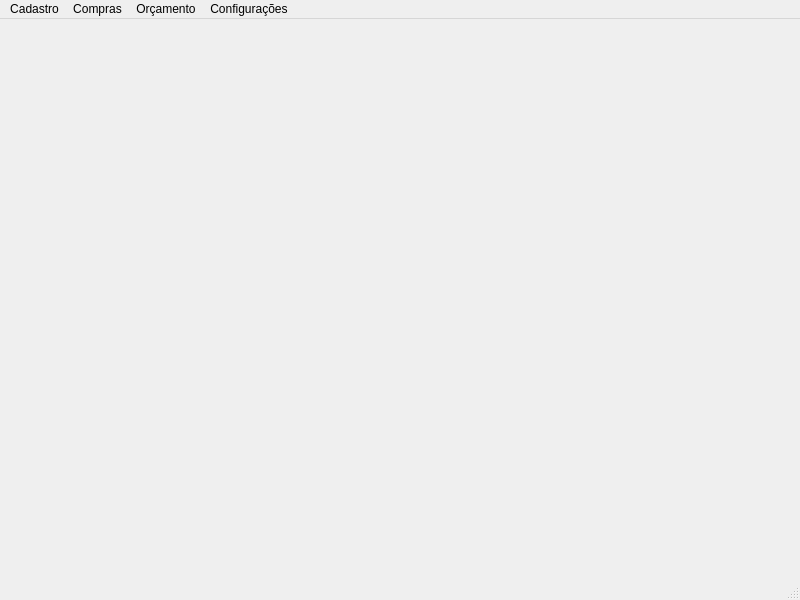
<?xml version="1.0" encoding="UTF-8"?>
<ui version="4.0">
 <class>MainWindow</class>
 <widget class="QMainWindow" name="MainWindow">
  <property name="geometry">
   <rect>
    <x>0</x>
    <y>0</y>
    <width>800</width>
    <height>600</height>
   </rect>
  </property>
  <property name="windowTitle">
   <string>MainWindow</string>
  </property>
  <widget class="QWidget" name="centralwidget"/>
  <widget class="QMenuBar" name="menubar">
   <property name="geometry">
    <rect>
     <x>0</x>
     <y>0</y>
     <width>800</width>
     <height>21</height>
    </rect>
   </property>
   <widget class="QMenu" name="menuCadastro">
    <property name="title">
     <string>Cadastro</string>
    </property>
    <addaction name="actionUsu_rio"/>
    <addaction name="actionProduto"/>
   </widget>
   <widget class="QMenu" name="menuCompras">
    <property name="title">
     <string>Compras</string>
    </property>
    <addaction name="actionCaixa"/>
    <addaction name="actionEstoque"/>
    <addaction name="actionEditar_Estoque"/>
   </widget>
   <widget class="QMenu" name="menuOr_amento">
    <property name="title">
     <string>Orçamento</string>
    </property>
    <addaction name="actionOr_amento_Cliente_Empresa"/>
    <addaction name="actionOr_amento_Papelaria"/>
   </widget>
   <widget class="QMenu" name="menuConfigura_es">
    <property name="title">
     <string>Configurações</string>
    </property>
    <addaction name="actionReset_de_Senha"/>
    <addaction name="actionLogout"/>
   </widget>
   <addaction name="menuCadastro"/>
   <addaction name="menuCompras"/>
   <addaction name="menuOr_amento"/>
   <addaction name="menuConfigura_es"/>
  </widget>
  <widget class="QStatusBar" name="statusbar"/>
  <action name="actionUsu_rio">
   <property name="text">
    <string>Usuário</string>
   </property>
  </action>
  <action name="actionProduto">
   <property name="text">
    <string>Produto</string>
   </property>
  </action>
  <action name="actionCaixa">
   <property name="text">
    <string>Caixa</string>
   </property>
  </action>
  <action name="actionEstoque">
   <property name="text">
    <string>Estoque</string>
   </property>
  </action>
  <action name="actionOr_amento_Cliente_Empresa">
   <property name="text">
    <string>Orçamento - Cliente Empresa</string>
   </property>
  </action>
  <action name="actionOr_amento_Papelaria">
   <property name="text">
    <string>Orçamento - Papelaria</string>
   </property>
  </action>
  <action name="actionReset_de_Senha">
   <property name="text">
    <string>Reset de Senha</string>
   </property>
  </action>
  <action name="actionLogout">
   <property name="text">
    <string>Logout</string>
   </property>
  </action>
  <action name="actionEditar_Estoque">
   <property name="text">
    <string>Editar Estoque</string>
   </property>
  </action>
 </widget>
 <resources/>
 <connections/>
</ui>
